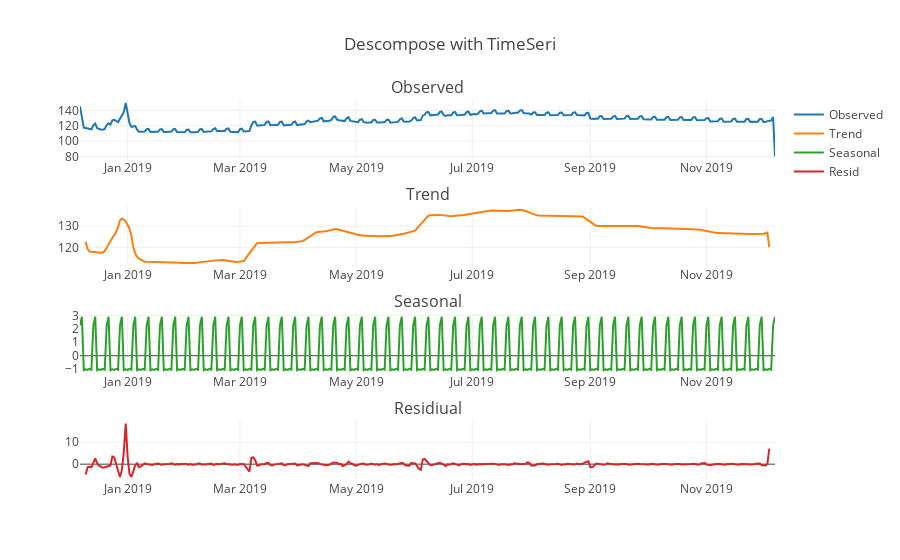

The cell this chart's notebook holds for it:
### Code cell
draw_interactive_graph("Average")

### Figure 1 — Plotly figure (JSON) as saved in the notebook; plotly's stock layout.template omitted (floating-point values rounded to 4 significant figures; data arrays with more than 128 entries replaced by an {"elided": "..."} marker saying what was removed)
{"data": [{"name": "Observed", "type": "scatter", "uid": "fa488553-270c-4b2d-85bb-35fc8f809fdc", "x": {"elided": "366 str values"}, "xaxis": "x", "y": {"elided": "366 float values"}, "yaxis": "y"}, {"name": "Trend", "type": "scatter", "uid": "89dc688c-7de7-4fb9-8f05-3733336a5690", "x": {"elided": "366 str values"}, "xaxis": "x2", "y": {"elided": "366 float values"}, "yaxis": "y2"}, {"name": "Seasonal", "type": "scatter", "uid": "aa4775ea-8799-4d56-b03a-3b85807d8d76", "x": {"elided": "366 str values"}, "xaxis": "x3", "y": {"elided": "366 float values"}, "yaxis": "y3"}, {"name": "Resid", "type": "scatter", "uid": "cf9f7b61-915a-4894-a25e-c1b6b45b1919", "x": {"elided": "366 str values"}, "xaxis": "x4", "y": {"elided": "366 float values"}, "yaxis": "y4"}], "layout": {"annotations": [{"font": {"size": 16}, "showarrow": false, "text": "Observed", "x": 0.5, "xanchor": "center", "xref": "paper", "y": 1, "yanchor": "bottom", "yref": "paper"}, {"font": {"size": 16}, "showarrow": false, "text": "Trend", "x": 0.5, "xanchor": "center", "xref": "paper", "y": 0.7188, "yanchor": "bottom", "yref": "paper"}, {"font": {"size": 16}, "showarrow": false, "text": "Seasonal", "x": 0.5, "xanchor": "center", "xref": "paper", "y": 0.4375, "yanchor": "bottom", "yref": "paper"}, {"font": {"size": 16}, "showarrow": false, "text": "Residiual", "x": 0.5, "xanchor": "center", "xref": "paper", "y": 0.1562, "yanchor": "bottom", "yref": "paper"}], "title": {"text": "Descompose with TimeSeri"}, "xaxis": {"anchor": "y", "domain": [0, 1]}, "xaxis2": {"anchor": "y2", "domain": [0, 1]}, "xaxis3": {"anchor": "y3", "domain": [0, 1]}, "xaxis4": {"anchor": "y4", "domain": [0, 1]}, "yaxis": {"anchor": "x", "domain": [0.8438, 1]}, "yaxis2": {"anchor": "x2", "domain": [0.5625, 0.7188]}, "yaxis3": {"anchor": "x3", "domain": [0.2812, 0.4375]}, "yaxis4": {"anchor": "x4", "domain": [0, 0.1562]}}}
